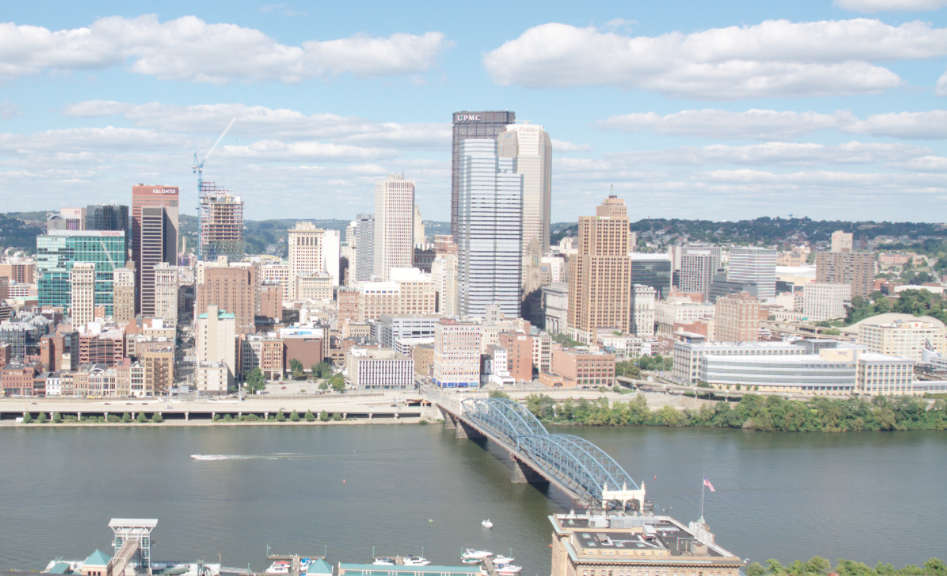
#> input picture hw4/code/data/incline_L.png, 947 x 576 px
$ python my_homography.py
#> lines starting #> are read from the running program, lines starting #| are printed output that depends on the picture
import pathlib
import datetime
import numpy as np
import scipy
from matplotlib import pyplot as plt
import cv2
from scipy import interpolate as interp
import PythonSIFT.pysift as pysift

OUTPUT_FOLDER = pathlib.Path(r"").absolute().parent / "output"
DS_INCLINE = 4
DS_BEACH = 4
DS_SINTRA = 4
DS_HERZELYIA = 4
DS_FLOOR = 10


# #Add extra functions here:
def imread(path, ds=1):
#> called with path = 'data/incline_L.png', ds = 4
    img = cv2.imread(path)
#> img is the input picture: shape (576, 947, 3); mean B, G, R 188.8, 185.2, 178.7
    img = cv2.cvtColor(img, cv2.COLOR_BGR2RGB)
    if ds > 1:
        size = np.floor(np.array(img.shape[:2]) / ds).astype(int)
#> size = [144, 236]
        size = (size[1], size[0])
#> size = (236, 144)
        img = cv2.resize(img, size, interpolation=cv2.INTER_LINEAR)
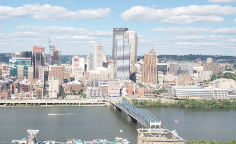
#> img: shape (144, 236, 3); mean R, G, B 178.6, 185.1, 188.8
    return img
# #Extra functions end


# HW functions:
# [137 lines left out: functions getPoints, computeH, warpH, imageStitching, ransacH, not called in this run]


def getPoints_SIFT(im1, im2):
    # SFT = cv2.ORB_create()
    # kp1, ds1 = SFT.detectAndCompute(im1, None)
    # kp2, ds2 = SFT.detectAndCompute(im2, None)
    im1g = cv2.cvtColor(im1, cv2.COLOR_RGB2GRAY)
    im2g = cv2.cvtColor(im2, cv2.COLOR_RGB2GRAY)
    kp1, ds1 = pysift.computeKeypointsAndDescriptors(im1g)
    kp2, ds2 = pysift.computeKeypointsAndDescriptors(im2g)

    BFM = cv2.BFMatcher_create(normType=cv2.NORM_L2, crossCheck=True)

    prs = BFM.match(ds1, ds2)
    prs = sorted(prs, key=lambda x:x.distance)


    p1 = []
    p2 = []
    for m in prs:
        p1.append(kp1[m.queryIdx].pt)
        p2.append(kp2[m.trainIdx].pt)

    p1 = np.array(p1, dtype=int)
    p2 = np.array(p2, dtype=int)

    # Debug
    img3 = cv2.drawMatches(im1, kp1, im2, kp2, prs, None, flags=2)
    fig = plt.figure()
    plt.imshow(img3)
    fig.savefig((OUTPUT_FOLDER / f"getPoints_SIFT_{datetime.datetime.now().strftime('%H%M%S')}").with_suffix(".jpg"),
                bbox_inches="tight", pad_inches=0)

    return p1, p2


# [79 lines left out: functions computeA, imageStitchingHomography, imageStitchingAffine, not called in this run]


if __name__ == '__main__':
    print('my_homography')
    # Qyestion to be tested
    q = 22
    debug = True

    im1 = imread('data/incline_L.png', ds=DS_INCLINE)
    im2 = imread('data/incline_R.png', ds=DS_INCLINE)
#> call 2 of imread, with path = 'data/incline_R.png', ds = 4
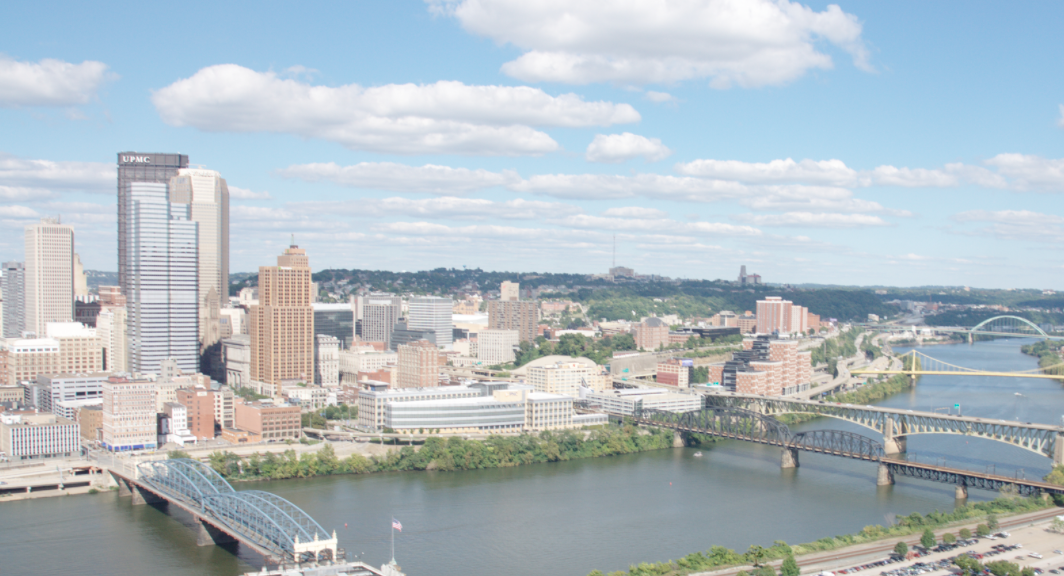
#> input picture hw4/code/data/incline_R.png, 1064 x 576 px
#> in imread, img is the input picture: shape (576, 1064, 3); mean B, G, R 195.1, 188.5, 177.3
#> in imread (call 2), `img = cv2.resize(img, size, interpolation=cv2.INTER_LINEAR)`:
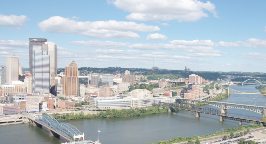
#> img: shape (144, 266, 3); mean R, G, B 177.4, 188.5, 195.2

    # Q2.1
    if q == 21:
        p1, p2 = getPoints(im1, im2, 6)
        print(f'p1 {p1}')
        print(f'p2 {p2}')
    else:
        p1 = np.array([[452, 610, 622, 401, 914, 414],
                       [123, 195, 489, 176, 360, 360]])
        p2 = np.array([[117, 290, 315, 58, 572, 80],
                       [152, 245, 539, 221, 398, 426]])

    working_on = 3

    if working_on < 2:
        H = computeH(p1, p2)
        print(H)
        imW = im1.shape[0]
        imH = im1.shape[1]
        im = warpH(im2, H, (2*imW, 2*imH))
        fig, (ax1, ax2) = plt.subplots(1,2)
        ax1.imshow(im1)
        ax2.imshow(im)
        pan = imageStitching(im1 , im)
        plt.imshow(pan)

    if working_on == 2:
        # Example of non-working affine stitching
        print("Stitching incline-*.jpg using homography transformation")
        imageStitchingHomography(im1, im2)
        print("Stitching incline-*.jpg using affine transformation")
        imageStitchingAffine(im1, im2)

        # Debug computeA
        if debug:
            # Identity
            p1 = np.array([[0, 0, 1, 1], [0, 1, 1, 0]])
            p2 = p1.copy()
            res = computeA(p1, p2)
            # Mirror
            p1 = np.array([[0, 0, 1, 1], [0, 1, 1, 0]])
            p2 = -p1.copy()
            res = computeA(p1, p2)
        # Example of working affine stitching
        im1_ah = imread(r'my_data\FloorEqualDepth\FloorEqualDepth-L.jpg', ds=DS_FLOOR)
        im2_ah = imread(r'my_data\FloorEqualDepth\FloorEqualDepth-R.jpg', ds=DS_FLOOR)
        print("Stitching FloorEqualDepth-*.jpg using homography transformation")
        imageStitchingHomography(im1_ah, im2_ah)
        print("Stitching FloorEqualDepth-*.jpg using affine transformation")
        imageStitchingAffine(im1_ah, im2_ah)


    if working_on == 3:
        print("Complete panoram of Herzelyia*.jpg")
        he = imread('my_data\HerzlyiaToStitch/HerzelyiaE.jpg', ds=DS_HERZELYIA)
#> call 3 of imread, with path = 'my_data\\HerzlyiaToStitch/HerzelyiaE.jpg', ds = 4
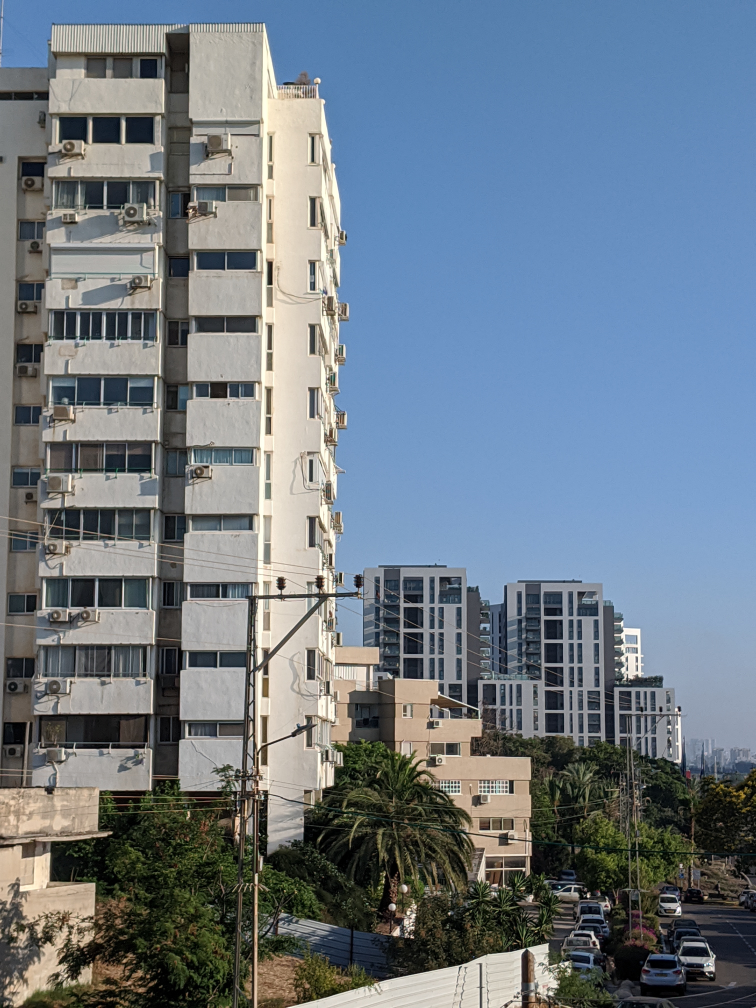
#> input picture hw4/code/my_data/HerzlyiaToStitch/HerzelyiaE.jpg, 3024 x 4032 px, found by its file name (shown at 1/4 size)
#> in imread, img is the input picture: shape (4032, 3024, 3); mean B, G, R 133.6, 122.1, 109.8
#> in imread (call 3), `img = cv2.resize(img, size, interpolation=cv2.INTER_LINEAR)`:
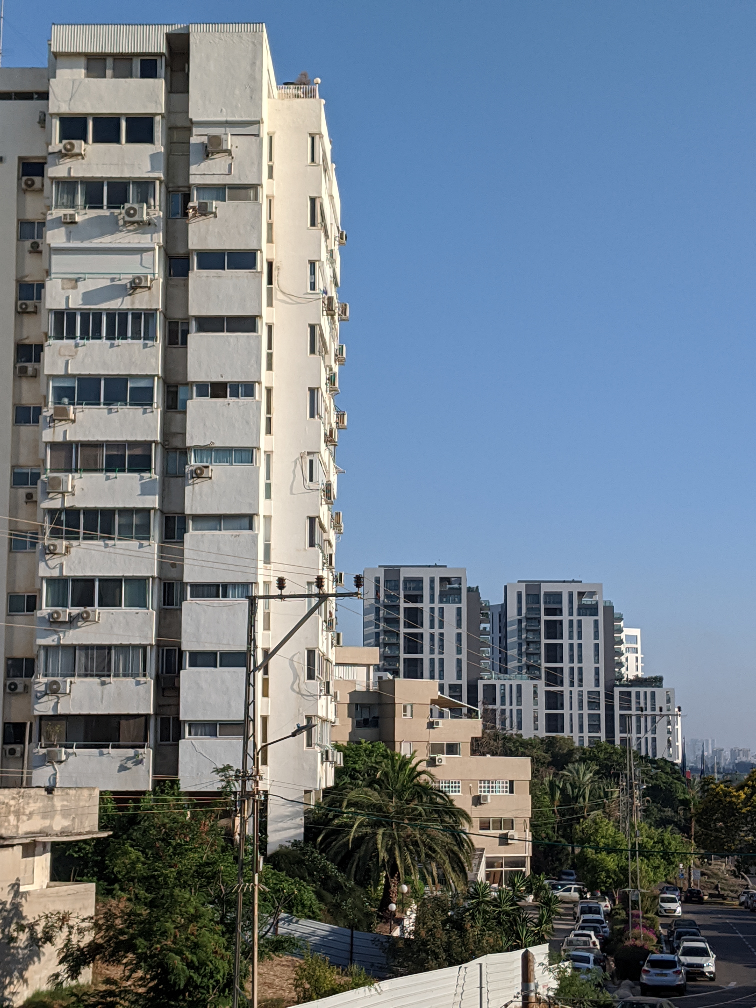
#> img: shape (1008, 756, 3); mean R, G, B 109.9, 122.2, 133.7
        hm = imread('my_data\HerzlyiaToStitch/HerzelyiaE.jpg', ds=DS_HERZELYIA)
        hw = imread('my_data\HerzlyiaToStitch/HerzelyiaE.jpg', ds=DS_HERZELYIA)

        hW = hm.shape[0]
#> hW = 1008
        hH = hm.shape[1]
#> hH = 756


        sts = [[hm, he],
               [hm, hw,]]

        scale = np.array([5, 2, 1])
        sz = np.array([hW, hH, 3] * scale)
#> sz = [5040, 1512, 3]


        pan = np.zeros(sz)
        base = hm

        for st in sts:
            H = np.array([[1, 0, hW * 2],
                          [0, 1, hH / 2],
                          [0, 0, 1]])

            for im in st:
                print("getPoint_SIFT")
#> (the run stopped early here; a loop or call above may not have finished)
